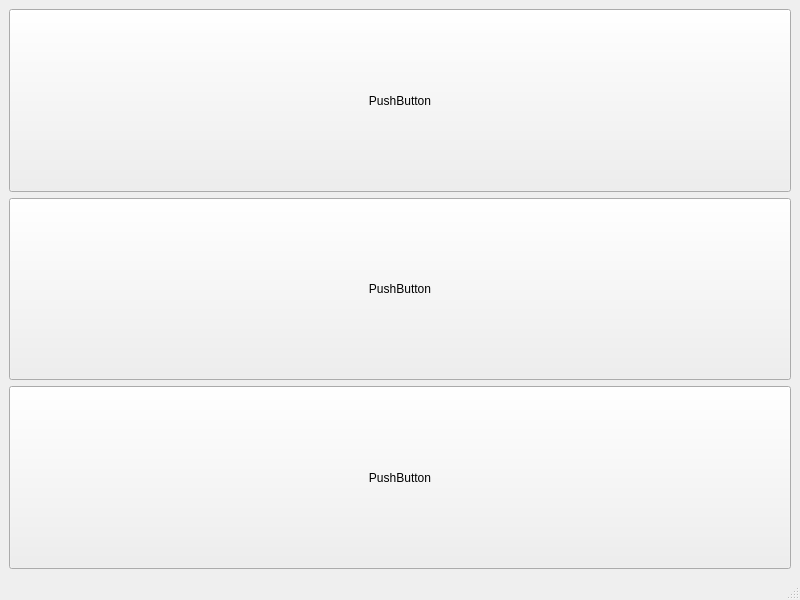
<?xml version="1.0" encoding="UTF-8"?>
<ui version="4.0">
 <class>MainWindow</class>
 <widget class="QMainWindow" name="MainWindow">
  <property name="geometry">
   <rect>
    <x>0</x>
    <y>0</y>
    <width>800</width>
    <height>600</height>
   </rect>
  </property>
  <property name="windowTitle">
   <string>MainWindow</string>
  </property>
  <widget class="QWidget" name="centralwidget">
   <layout class="QVBoxLayout" name="verticalLayout">
    <item>
     <widget class="QPushButton" name="pushButton_2">
      <property name="sizePolicy">
       <sizepolicy hsizetype="Minimum" vsizetype="Preferred">
        <horstretch>0</horstretch>
        <verstretch>0</verstretch>
       </sizepolicy>
      </property>
      <property name="text">
       <string>PushButton</string>
      </property>
     </widget>
    </item>
    <item>
     <widget class="QPushButton" name="pushButton">
      <property name="sizePolicy">
       <sizepolicy hsizetype="Minimum" vsizetype="Preferred">
        <horstretch>0</horstretch>
        <verstretch>0</verstretch>
       </sizepolicy>
      </property>
      <property name="text">
       <string>PushButton</string>
      </property>
     </widget>
    </item>
    <item>
     <widget class="QPushButton" name="pushButton_3">
      <property name="sizePolicy">
       <sizepolicy hsizetype="Minimum" vsizetype="Preferred">
        <horstretch>0</horstretch>
        <verstretch>0</verstretch>
       </sizepolicy>
      </property>
      <property name="text">
       <string>PushButton</string>
      </property>
     </widget>
    </item>
   </layout>
  </widget>
  <widget class="QMenuBar" name="menubar">
   <property name="geometry">
    <rect>
     <x>0</x>
     <y>0</y>
     <width>800</width>
     <height>22</height>
    </rect>
   </property>
  </widget>
  <widget class="QStatusBar" name="statusbar"/>
 </widget>
 <resources/>
 <connections/>
</ui>
